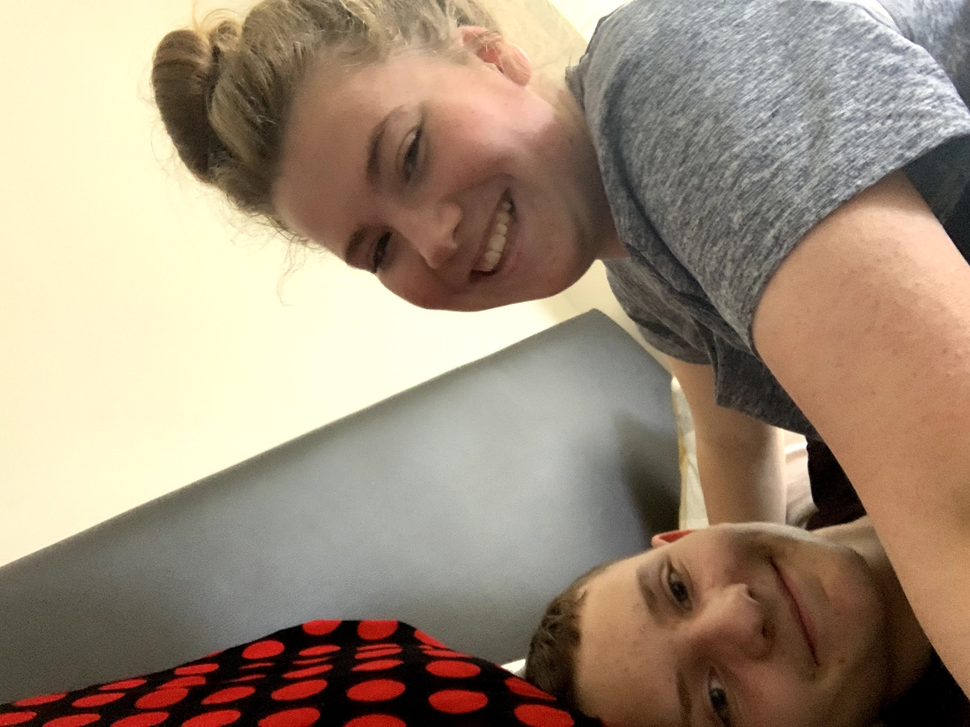
#> input picture Python/Image Stuff/test.png, 970 x 727 px, shrunk from 3088 x 2316 before the run
$ python testing.py
#> lines starting #> are read from the running program, lines starting #| are printed output that depends on the picture
import numpy as np
import imageio
import scipy.ndimage
import cv2

img = "test.png"

def rgb2gray(rgb):
    return np.dot(rgb[..., :3], [0.2989, 0.5870, 0.1140])

def dodge(front, back):
    final_sketch = front*255/(255-back)
    final_sketch[final_sketch > 255] = 255
    final_sketch[back == 255] = 255

    return final_sketch.astype('uint8')

ss = imageio.imread(img)
#> ss is the input picture: shape (727, 970, 3); mean R, G, B 158.3, 140.6, 121.1
gray = rgb2gray(ss)
#> in rgb2gray, `return np.dot(rgb[..., :3], [0.2989, 0.5870, 0.1140])`:
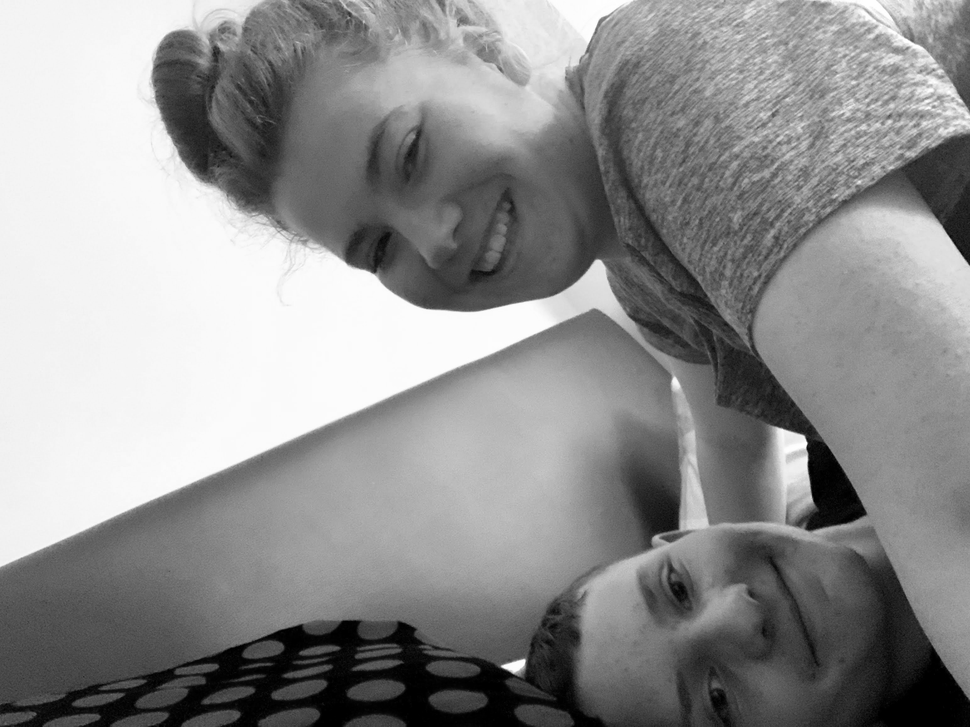
#> returned value: shape (727, 970) float64; min 0, max 255, mean 143.7

i = 255-gray
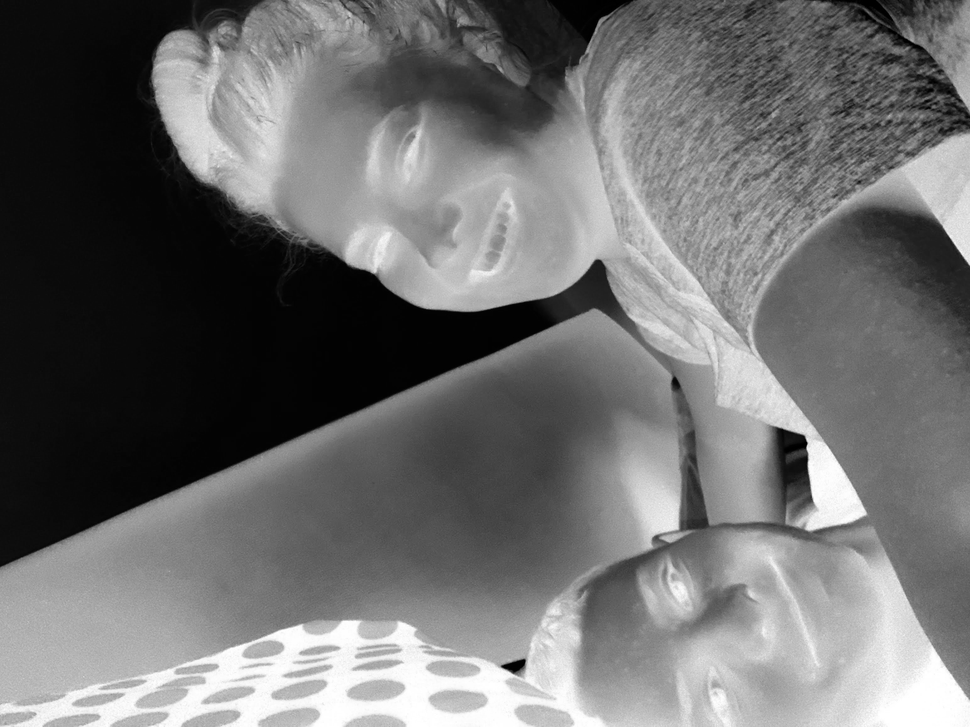
#> i: shape (727, 970) float64; min 0.0255, max 255, mean 111.3
blur = scipy.ndimage.gaussian_filter(i, sigma=13)
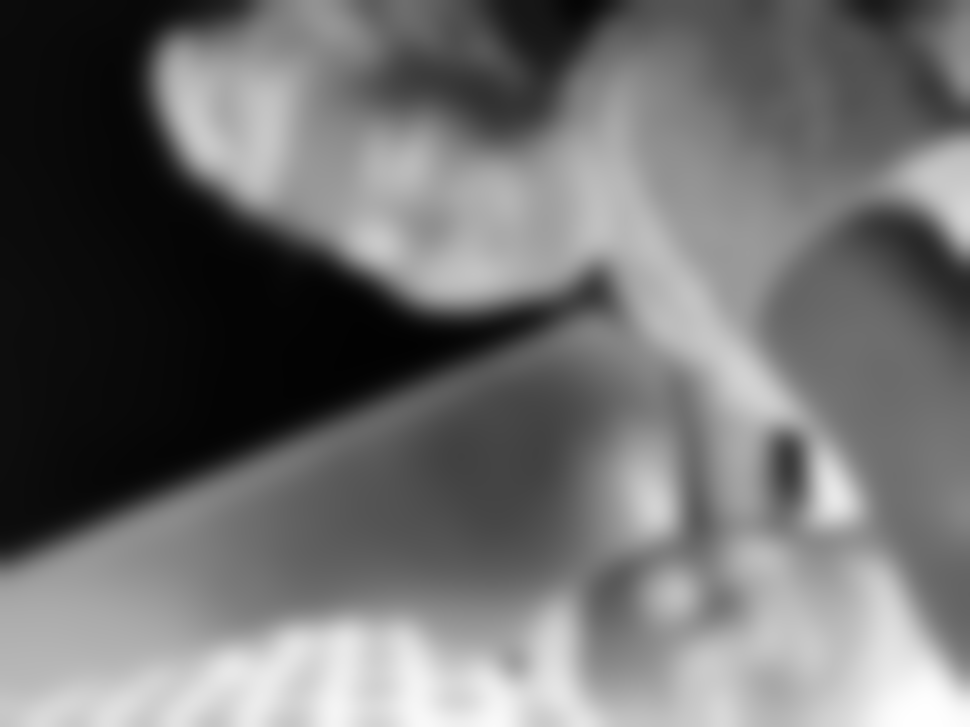
#> blur: shape (727, 970) float64; min 2.72, max 254.8, mean 111.3

r = dodge(blur, gray)
#> in dodge, `final_sketch[final_sketch > 255] = 255`:
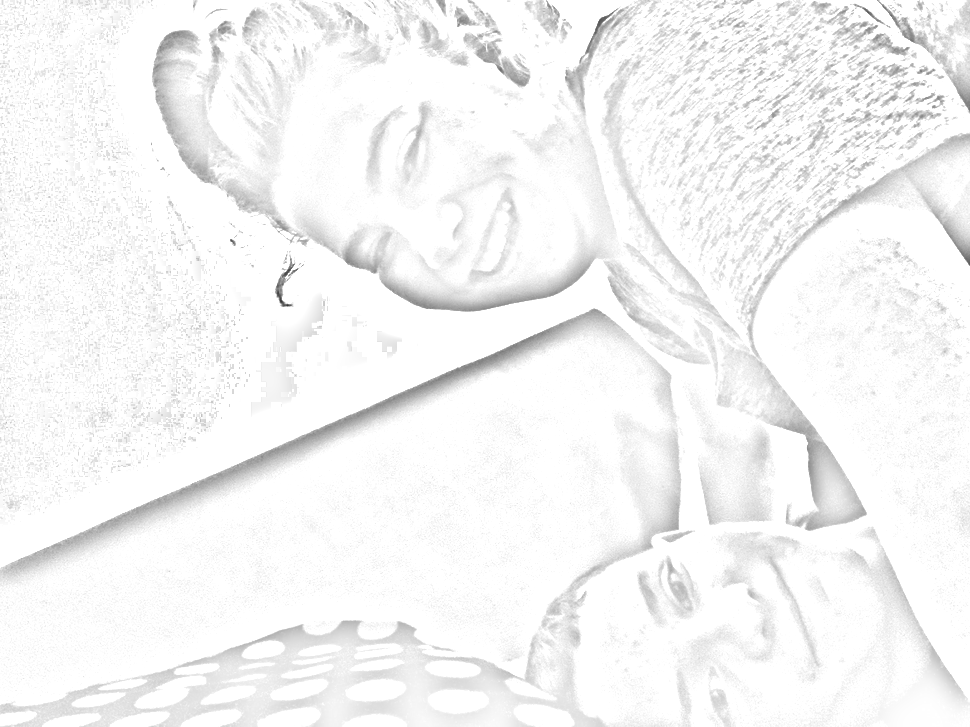
#> final_sketch: shape (727, 970) float64; min 54.94, max 255, mean 245.3
cv2.imwrite("test_sketch.png", r)
